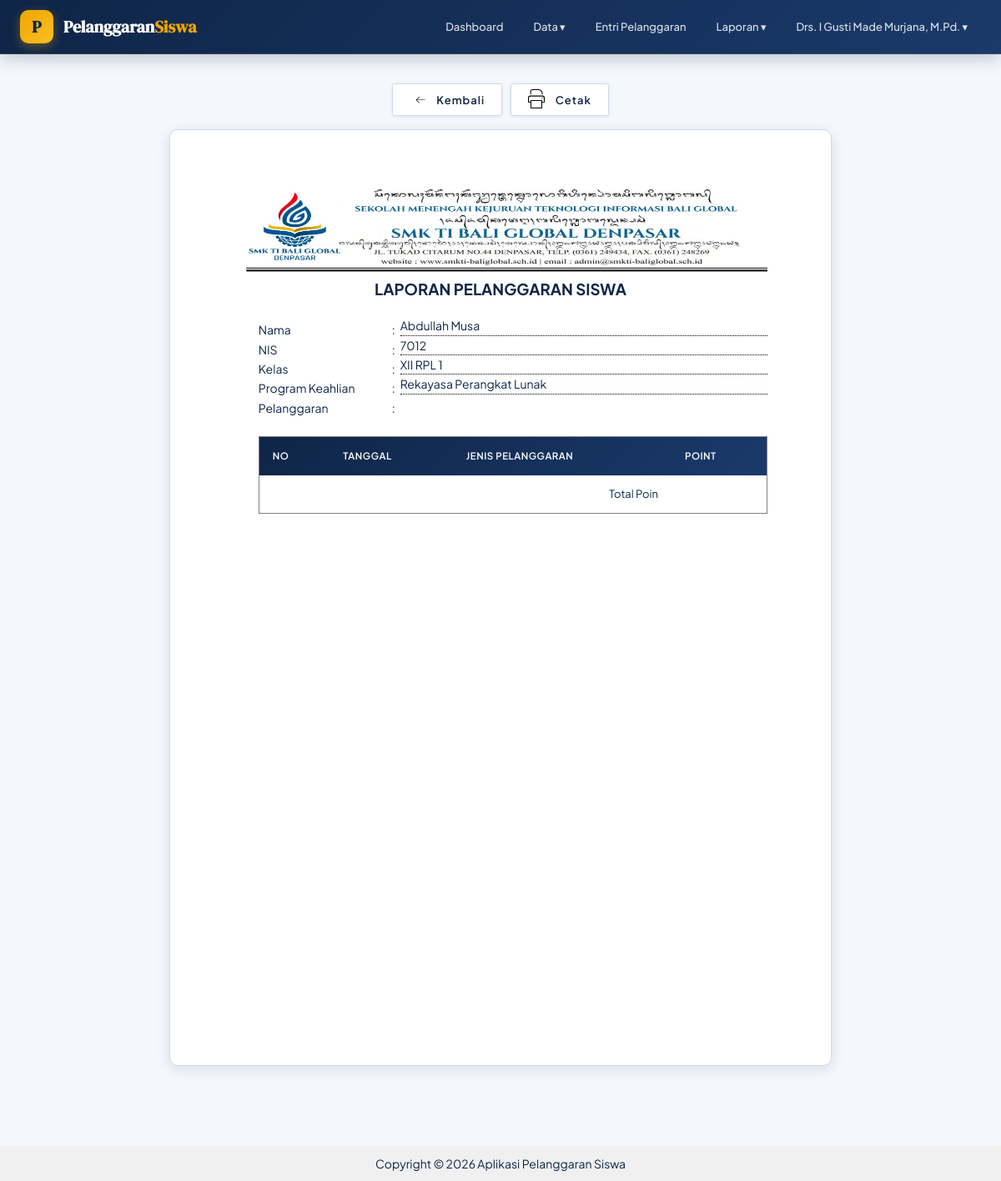
/Poin_Pelanggaran_Siswa/pages/laporan/detail_pelanggaran.php?nis=7012 (signed in), run on the app's committed database.
### tables this page shows
CREATE TABLE `siswa` (
  `nis` int(5) NOT NULL,
  `nama_siswa` varchar(50) DEFAULT NULL,
  `jenis_kelamin` enum('Laki - Laki','Perempuan') DEFAULT NULL,
  `alamat` varchar(100) DEFAULT NULL,
  `password` varchar(70) DEFAULT NULL,
  `status` enum('aktif','tidak_aktif','lulus','pindah') DEFAULT NULL,
  `id_ortu_wali` int(5) DEFAULT NULL,
  `id_kelas` int(3) DEFAULT NULL
);

CREATE TABLE `tingkat` (
  `id_tingkat` int(1) NOT NULL,
  `tingkat` varchar(6) DEFAULT NULL
);

CREATE TABLE `program_keahlian` (
  `id_program_keahlian` int(5) NOT NULL,
  `program_keahlian` varchar(6) DEFAULT NULL,
  `deskripsi` varchar(50) DEFAULT NULL
);

CREATE TABLE `kelas` (
  `id_kelas` int(5) NOT NULL,
  `id_tingkat` int(11) DEFAULT NULL,
  `id_program_keahlian` int(11) DEFAULT NULL,
  `rombel` int(11) DEFAULT NULL,
  `kode_guru` char(8) DEFAULT NULL
);

### Poin_Pelanggaran_Siswa/pages/laporan/detail_pelanggaran.php (the view, shortened to what this page needs)
<?php
include ROOTPATH . "/config/config.php";
$nis = $_GET['nis'];
$query_siswa = mysqli_query($conn, "SELECT nis, nama_siswa, tingkat, program_keahlian, rombel, deskripsi FROM siswa
JOIN kelas USING(id_kelas)
JOIN tingkat USING(id_tingkat)
JOIN program_keahlian USING(id_program_keahlian)
WHERE nis = '$nis'");
$row_siswa = mysqli_fetch_assoc($query_siswa);
include ROOTPATH . "/includes/header.php";
?>
<center class="no-print">
    <div style="display: flex; justify-content: center; align-items: center; gap: 10px;">
        <form action="/Poin_Pelanggaran_Siswa/pages/laporan/list_perjanjian.php" style="margin: 0;">
            <button type="submit">
                <span>Kembali</span>
            </button>
        </form>
        <button class="print-btn" onclick="window.print()">
            <span class="printer-wrapper">
                <span class="printer-container">
                </span>
                <span class="printer-page-wrapper"><span class="printer-page"></span></span>
            </span>
            <span>&nbsp;&nbsp;Cetak</span>
        </button>
    </div>
</center>
<div class="page">
    <div class="header">
        <img src="/Poin_Pelanggaran_Siswa/gambar/kop.jpg" alt="kepala surat" width="100%">
    </div>
    <div class="title">LAPORAN PELANGGARAN SISWA</div>
    <br>
    <div class="content">
        <div class="indent">
            <div class="form-row">
                <div class="label">Nama</div>
                <div class="separator">:</div>
                <div class="field"><?php echo $row_siswa['nama_siswa']; ?></div>
            </div>
            <div class="form-row">
                <div class="label">NIS</div>
                <div class="separator">:</div>
                <div class="field"><?php echo $row_siswa['nis']; ?></div>
            </div>
            <div class="form-row">
                <div class="label">Kelas</div>
                <div class="separator">:</div>
                <div class="field"><?php echo $row_siswa['tingkat'] . ' ' . $row_siswa['program_keahlian'] . ' ' . $row_siswa['rombel'] ?></div>
            </div>
            <div class="form-row">
                <div class="label">Program Keahlian</div>
                <div class="separator">:</div>
                <div class="field"><?php echo $row_siswa['deskripsi']; ?></div>
            </div>
            <div class="form-row">
                <div class="label">Pelanggaran</div>
                <div class="separator">:</div>
            </div>
            <br>
            <table border="1" cellpadding="10" cellspacing="0" width="100%">
                <thead align="center">
                    <tr>
                        <th>No</th>
                        <th>Tanggal</th>
                        <th>Jenis Pelanggaran</th>
                        <th>Point</th>
                    </tr>
                </thead>
                <tbody>
                    <tr>
                        <td colspan="3" align="right">Total Poin</td>
                        <td align="center">
                        </td>
                    </tr>
                </tbody>
            </table>
        </div>
    </div>
</div>
<?php
include "../../includes/footer.php";
?>

### Poin_Pelanggaran_Siswa/includes/header.php (style rules this page uses)
:root { --navy: #0f2547; --navy-mid: #1a3a6b; --navy-light: #234e8c; --gold: #f0a500; --gold-light: #fbbf24; --white: #ffffff; --off-white: #f4f7fc; --surface: #eef2f9; --border: #d0daea; --text-main: #0f2547; --text-muted: #5a7199; --red: #e53935; --red-dark: #b71c1c; --amber: #f59e0b; --teal: #0891b2; --shadow-sm: 0 1px 4px rgba(15,37,71,0.08); --shadow-md: 0 4px 16px rgba(15,37,71,0.12); --shadow-lg: 0 8px 32px rgba(15,37,71,0.18); --radius: 10px; --radius-lg: 16px; }
*, *::before, *::after { box-sizing: border-box; margin: 0; padding: 0; }
body { font-family: 'Plus Jakarta Sans', sans-serif; font-size: 14px; line-height: 1.6; color: var(--text-main); background: var(--off-white); }
.page { width: 210mm; min-height: 297mm; padding: 20mm; margin: 16px auto; border-radius: var(--radius); background: var(--white); box-shadow: var(--shadow-md); border: 1px solid var(--border); box-sizing: border-box; position: relative; }
.header { width: 100%; margin-top: -10px; }
.title { text-align: center; font-weight: bold; font-size: 14pt; text-transform: uppercase; }
.content { text-align: justify; }
.form-row { display: flex; }
.label { width: 160px; flex-shrink: 0; }
.separator { width: 10px; flex-shrink: 0; }
.field { flex-grow: 1; border-bottom: 1px dotted black; position: relative; top: -5px; }
.indent { padding-left: 30px; }
table { width: 100%; border-collapse: collapse; background: var(--white); font-size: 13px; }
table thead tr { background: linear-gradient(135deg, var(--navy), var(--navy-mid)); }
table thead th { color: var(--white); font-weight: 600; font-size: 11.5px; letter-spacing: 0.5px; text-transform: uppercase; padding: 14px 16px; text-align: left; border: none; }
table tbody tr { transition: background 0.12s; border-bottom: 1px solid var(--surface); }
table tbody td { padding: 12px 16px; border: none; color: var(--text-main); vertical-align: middle; }
table tbody tr:last-child { border-bottom: none; }
button, .btn { display: inline-flex; align-items: center; justify-content: center; gap: 6px; height: auto; padding: 10px 20px; border: none; border-radius: 8px; font-family: 'Plus Jakarta Sans', sans-serif; font-size: 13px; font-weight: 600; cursor: pointer; transition: all 0.18s ease; letter-spacing: 0.2px; text-decoration: none; }
button:not(.btn-primary):not(.btn-warning):not(.btn-danger) { background: var(--white); color: var(--navy); border: 1.5px solid var(--border); box-shadow: var(--shadow-sm); }

### Poin_Pelanggaran_Siswa/pages/laporan/detail_pelanggaran.php (style rules this page uses)
button { display: flex; height: 3em; align-items: center; justify-content: center; background-color: #eeeeee4b; border-radius: 3px; letter-spacing: 1px; transition: all 0.2s linear; cursor: pointer; border: none; background: #fff; }
button > svg { margin-right: 5px; margin-left: 5px; font-size: 20px; transition: all 0.4s ease-in; }
.printer-wrapper { display: flex; flex-direction: column; align-items: center; justify-content: center; width: 20px; height: 100%; }
.printer-container { height: 50%; width: 100%; display: flex; align-items: flex-end; justify-content: center; }
.printer-container svg { width: 100%; height: auto; transform: translateY(4px); }
.printer-page-wrapper { width: 100%; height: 50%; display: flex; align-items: flex-start; justify-content: center; }
.printer-page { width: 70%; height: 10px; border: 1px solid black; background-color: white; transform: translateY(0px); transition: all 0.3s; transform-origin: top; }

### data on the page
siswa: nama_siswa "Abdullah Musa", nis "7012", tingkat.tingkat "XII", program_keahlian.program_keahlian "RPL", id_kelas.rombel "1", program_keahlian.deskripsi "Rekayasa Perangkat Lunak"

### other printed values
$_SESSION['nama_pengguna'] "Drs. I Gusti Made Murjana, M.Pd."
